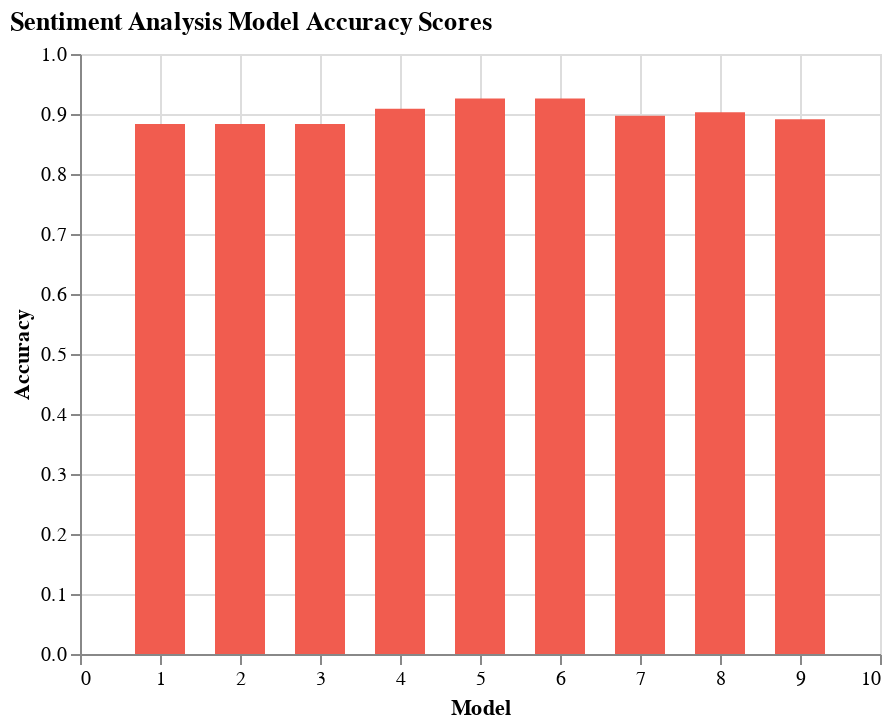

The notebook cell saved with this chart:
### Code cell
alt.Chart(sentiment).mark_bar(size = 25).encode(
    x='Model',
    y='Accuracy').configure_mark(
    color='#F15C4F').properties(
    title='Sentiment Analysis Model Accuracy Scores'
).configure_title(
    anchor='start'
)

### Figure 1 — Vega-Lite specification as saved in the notebook (floating-point values rounded to 4 significant figures)
{"config": {"view": {"continuousWidth": 400, "continuousHeight": 300}, "mark": {"color": "#F15C4F"}, "title": {"anchor": "start"}}, "data": {"name": "data-779452bdc6d316cc27b01c023c3afb12"}, "mark": {"type": "bar", "size": 25}, "encoding": {"x": {"type": "quantitative", "field": "Model"}, "y": {"type": "quantitative", "field": "Accuracy"}}, "title": "Sentiment Analysis Model Accuracy Scores", "$schema": "https://vega.github.io/schema/vega-lite/v4.8.1.json", "datasets": {"data-779452bdc6d316cc27b01c023c3afb12": [{"Accuracy": 0.8835, "Model": 1}, {"Accuracy": 0.8835, "Model": 2}, {"Accuracy": 0.8835, "Model": 3}, {"Accuracy": 0.9086, "Model": 4}, {"Accuracy": 0.9257, "Model": 5}, {"Accuracy": 0.9257, "Model": 6}, {"Accuracy": 0.8971, "Model": 7}, {"Accuracy": 0.9029, "Model": 8}, {"Accuracy": 0.8914, "Model": 9}]}}
